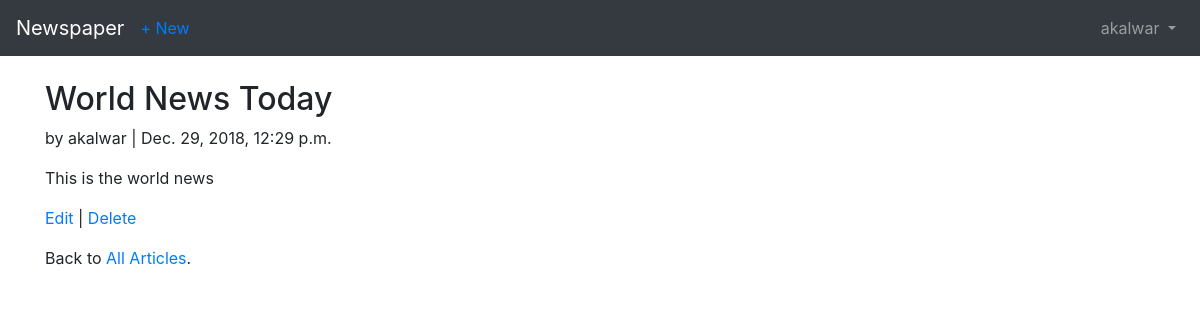
Screenshot of /articles/2 (signed in) with the database file from the repository.
### users/models.py (models this page shows)
class CustomUser(AbstractUser):
    age = models.PositiveIntegerField(default=0)

### articles/models.py (models this page shows, shortened)
class Article(models.Model):
    title = models.CharField(max_length=255)
    body = models.TextField()
    date = models.DateTimeField(auto_now_add=True)
    author = models.ForeignKey(settings.AUTH_USER_MODEL, on_delete=models.CASCADE,)

### articles/views.py (the view)
# urls.py: path('<int:pk>', views.ArticleDetailView.as_view(), name = 'article_detail'),
class ArticleDetailView(LoginRequiredMixin, DetailView):
    model = models.Article
    template_name = 'article_detail.html'
    login_url = 'login'

### templates/article_detail.html
{% extends 'base.html' %}
{% block content %}
<div class="article-entry">
    <h2>{{ object.title }}</h2>
        <p>by {{ object.author }} | {{ object.date }}</p>
        <p>{{ object.body }}</p>
</div>
<p><a href="{% url 'article_edit' article.pk %}">Edit</a> | <a href="{% url 'article_delete' article.pk %}">Delete</a></p>
<p>Back to <a href="{% url 'article_list' %}">All Articles</a>.</p>
{% endblock content %}

### templates/base.html (shortened to what this page needs)
<!doctype html>
<html lang="en">
  <head>
    <link rel="stylesheet" href="https://stackpath.bootstrapcdn.com/bootstrap/4.1.3/css/bootstrap.min.css">
  </head>
  <body>
    <nav class="navbar navbar-expand-md navbar-dark bg-dark mb-4">
      <a class="navbar-brand" href="{% url 'home' %}">Newspaper</a>
      {% if user.is_authenticated %}
      <ul class="navbar-nav mr-auto">
        <li class="nav-item"><a href="{% url 'article_new' %}">+ New</a></li>
      </ul>
      {% endif %}
      <div class="collapse navbar-collapse" id="navbarCollapse">
        {% if user.is_authenticated %}
          <ul class="navbar-nav ml-auto">
            <li class="nav-item">
              <a class="nav-link dropdown-toggle" href="#" id="userMenu"\
              data-toggle="dropdown" aria-haspopup="true" aria-expanded\
              ="false">
                {{ user.username }}
              </a>
            </li>
          </ul>
        {% endif %}
      </div>
    </nav>
    <div class="container">
      {% block content %}
      {% endblock content %}
    </div>
  </body>
</html>

### rows the page displays
CustomUser: username "akalwar"
Article: title "World News Today", author "akalwar", date "Dec. 29, 2018, 12:29 p.m.", body "This is the world news"
